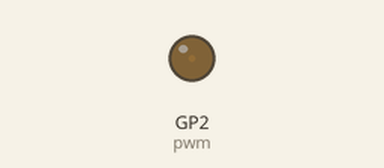
Recording of a program running on a simulated Raspberry Pi Pico running MicroPython. Shown: output pins drawn as LEDs (lit = HIGH). At 10.4 s the program stops and its outputs stay as they are.

Above: at 0.05 s.
At 1.3 s:
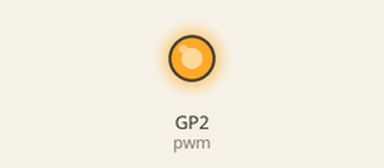
At 2.0 s:
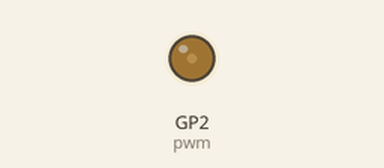
Timing chart, 0 to 6.0 s (numbered marks = the images above):
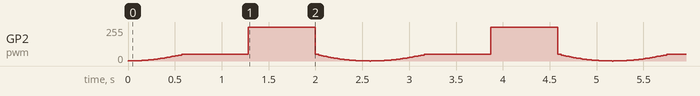

The program:

Ex2-5_PWM_Test.py
```python
from machine import Pin, PWM # 從 machine 導入 Pin, PWM 類別
import utime # 導入時間相關類別

# 初始化 PWM
pwm = PWM(Pin(2)) # 紅色 LED
pwm.freq(1000) # 設定 PWM 工作頻率 1KHz

# 令紅色 LED 產生呼吸燈(漸明漸暗)數次效果
duty = 0 # 目前亮度值
direction = 1 # 數值遞增方向

for _ in range(8 * 256): # 遞增遞減次數
    duty += direction # 亮度值遞加或遞減

    if duty > 255: # 若目前亮度值大於 255
        duty = 255 # 則亮度值設為 255
        direction = -1 # 並使遞增方向為負
    elif duty < 0: # 若目前亮度值小於 0
        duty = 0 # 則亮度值設為 0
        direction = 1 # 並使遞增方向為正

    pwm.duty_u16(duty * duty) # 設定工作週期
    utime.sleep(0.005) # 停止 0.005 (5ms) 秒 
```
